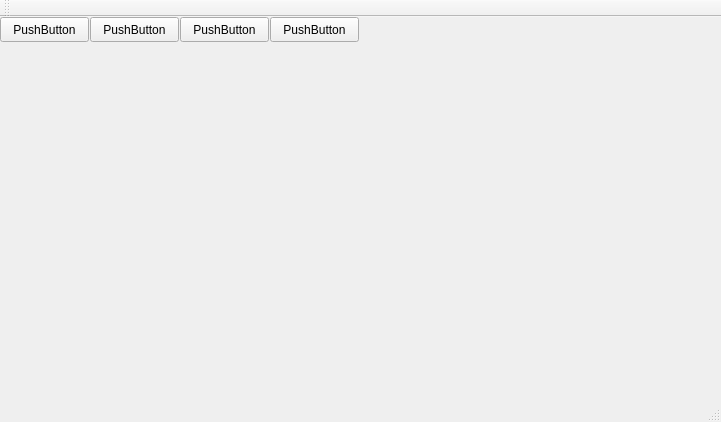
<?xml version="1.0" encoding="UTF-8"?>
<ui version="4.0">
 <class>MainWindow</class>
 <widget class="QMainWindow" name="MainWindow">
  <property name="geometry">
   <rect>
    <x>0</x>
    <y>0</y>
    <width>721</width>
    <height>422</height>
   </rect>
  </property>
  <property name="windowTitle">
   <string>MainWindow</string>
  </property>
  <widget class="QWidget" name="centralWidget">
   <widget class="QPushButton" name="pushButton">
    <property name="geometry">
     <rect>
      <x>0</x>
      <y>0</y>
      <width>89</width>
      <height>25</height>
     </rect>
    </property>
    <property name="text">
     <string>PushButton</string>
    </property>
   </widget>
   <widget class="QPushButton" name="pushButton_2">
    <property name="geometry">
     <rect>
      <x>270</x>
      <y>0</y>
      <width>89</width>
      <height>25</height>
     </rect>
    </property>
    <property name="text">
     <string>PushButton</string>
    </property>
   </widget>
   <widget class="QPushButton" name="pushButton_3">
    <property name="geometry">
     <rect>
      <x>180</x>
      <y>0</y>
      <width>89</width>
      <height>25</height>
     </rect>
    </property>
    <property name="text">
     <string>PushButton</string>
    </property>
   </widget>
   <widget class="QPushButton" name="pushButton_4">
    <property name="geometry">
     <rect>
      <x>90</x>
      <y>0</y>
      <width>89</width>
      <height>25</height>
     </rect>
    </property>
    <property name="text">
     <string>PushButton</string>
    </property>
   </widget>
   <widget class="QWidget" name="cameraWidget1" native="true">
    <property name="geometry">
     <rect>
      <x>0</x>
      <y>30</y>
      <width>181</width>
      <height>111</height>
     </rect>
    </property>
   </widget>
   <widget class="QWidget" name="cameraWidget2" native="true">
    <property name="geometry">
     <rect>
      <x>180</x>
      <y>30</y>
      <width>181</width>
      <height>111</height>
     </rect>
    </property>
   </widget>
   <widget class="QWidget" name="cameraWidget3" native="true">
    <property name="geometry">
     <rect>
      <x>0</x>
      <y>140</y>
      <width>181</width>
      <height>111</height>
     </rect>
    </property>
   </widget>
   <widget class="QWidget" name="cameraWidget4" native="true">
    <property name="geometry">
     <rect>
      <x>180</x>
      <y>140</y>
      <width>181</width>
      <height>111</height>
     </rect>
    </property>
   </widget>
  </widget>
  <widget class="QMenuBar" name="menuBar">
   <property name="geometry">
    <rect>
     <x>0</x>
     <y>0</y>
     <width>721</width>
     <height>22</height>
    </rect>
   </property>
  </widget>
  <widget class="QToolBar" name="mainToolBar">
   <attribute name="toolBarArea">
    <enum>TopToolBarArea</enum>
   </attribute>
   <attribute name="toolBarBreak">
    <bool>false</bool>
   </attribute>
  </widget>
  <widget class="QStatusBar" name="statusBar"/>
 </widget>
 <layoutdefault spacing="6" margin="11"/>
 <resources/>
 <connections/>
</ui>
